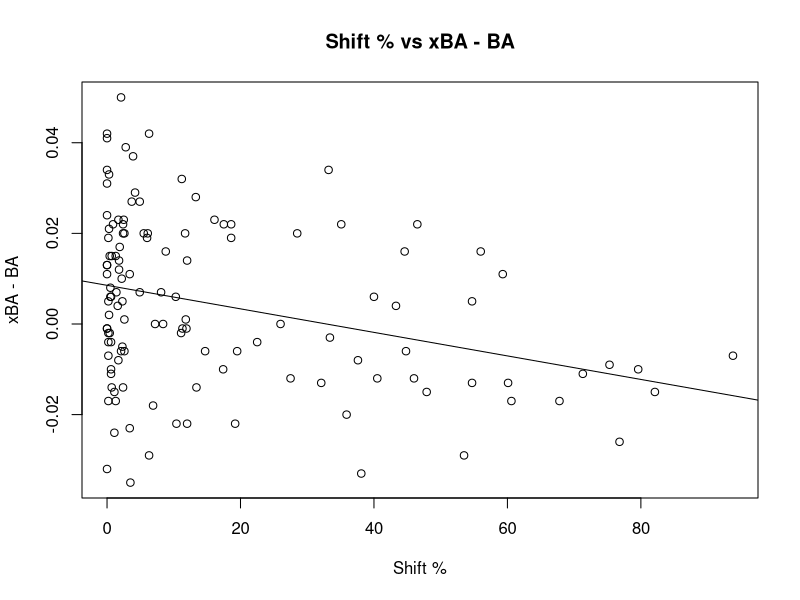
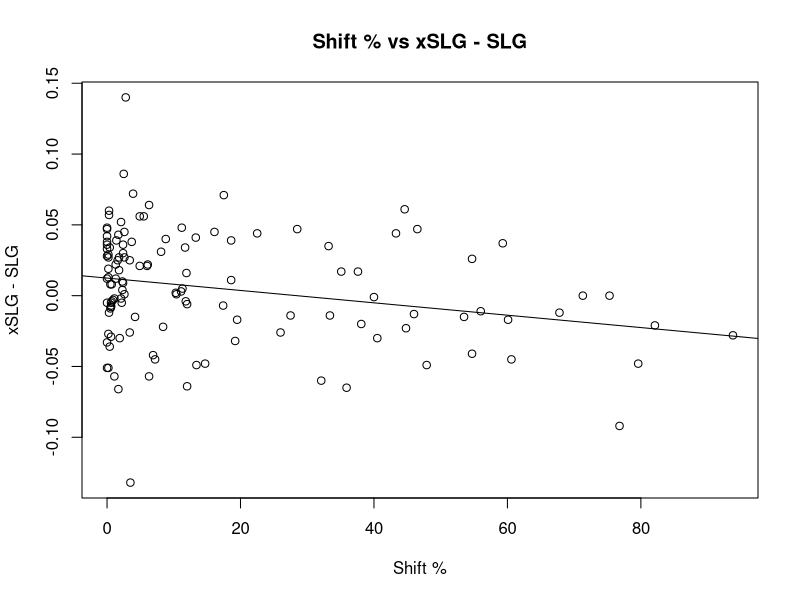
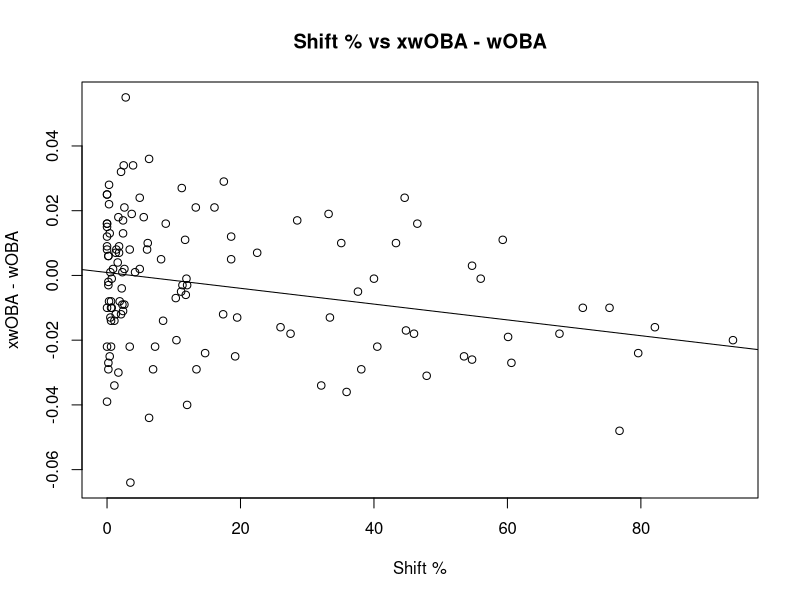
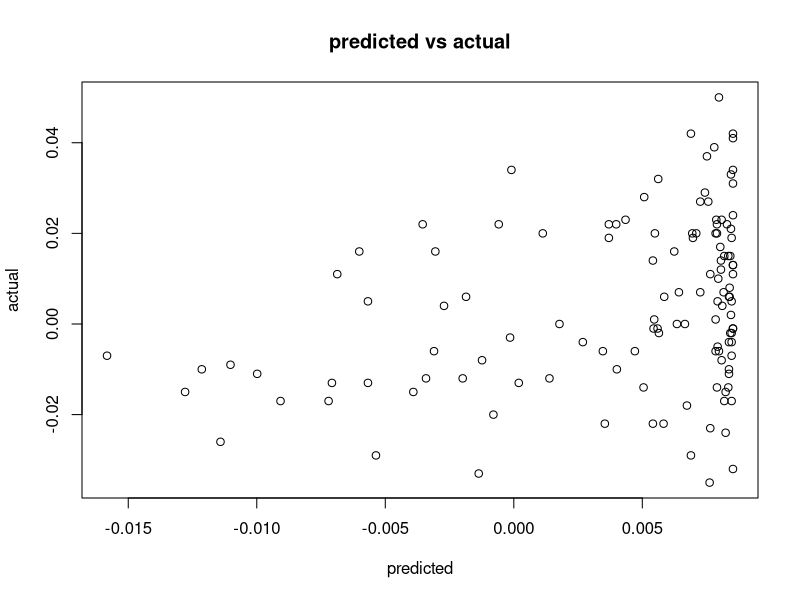
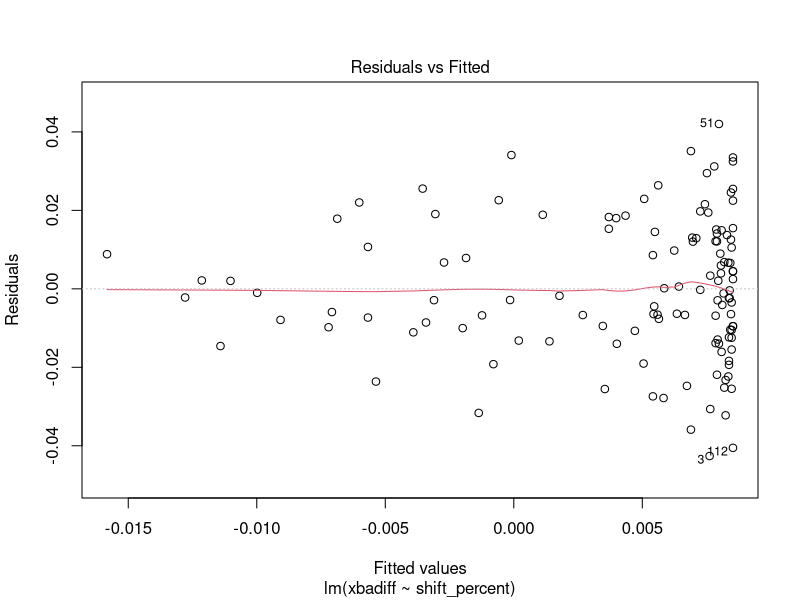
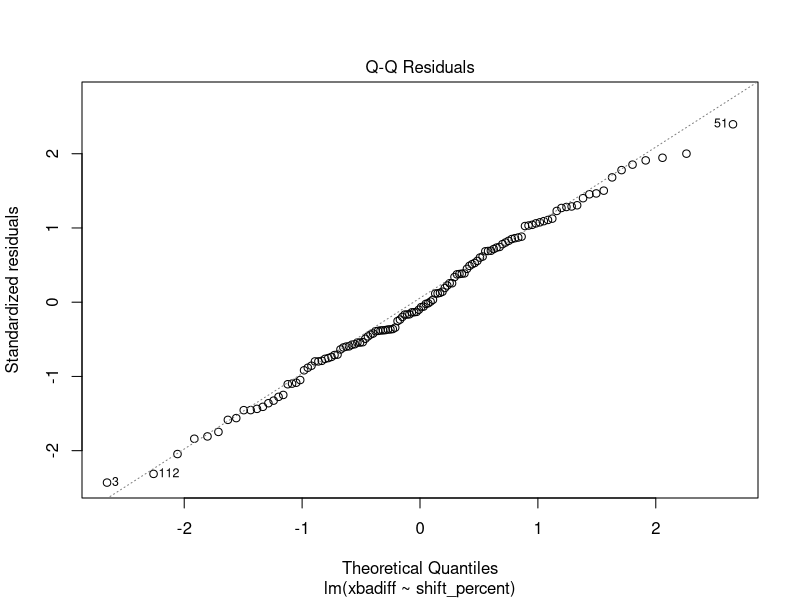
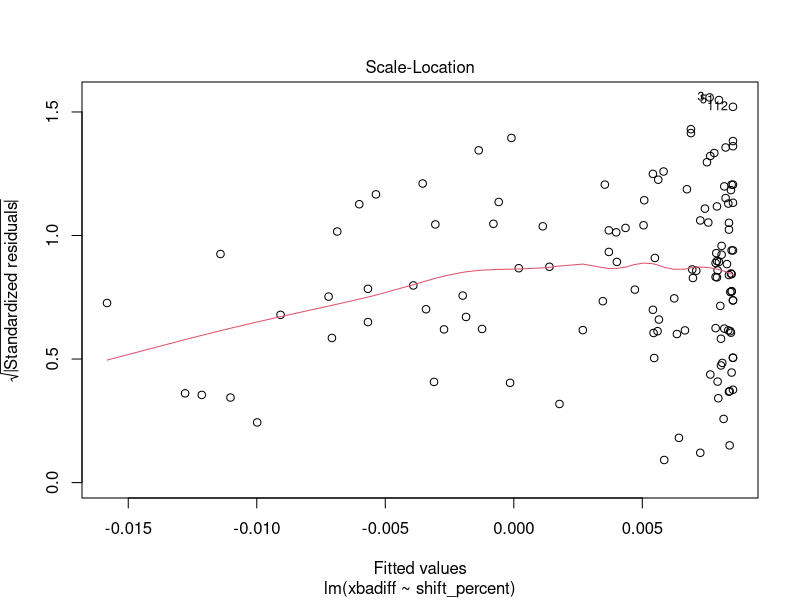
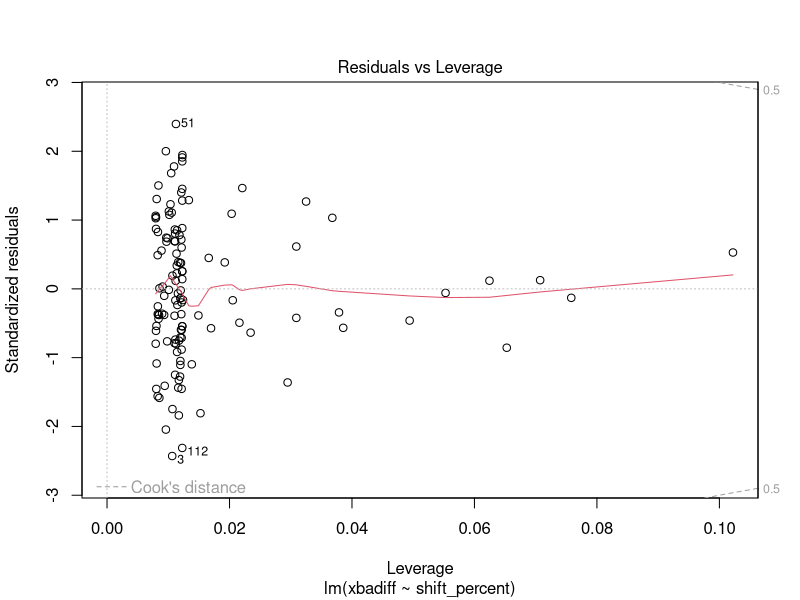

Write the R code that produced these figures, in order.
#pull in data
setwd("C:/Users/Nick/Documents/MLB/Expected_Stats")
expected_stats <- read.csv("expected_stats_2017.csv")
shift_stats <- read.csv("shift_stats_2017.csv")
postdata <- read.csv("expected_stats_2018.csv")



#add libraries
#install.packages("dplyr")
library("dplyr")
library("MLmetrics")



#organize data
expected_stats$batter <- paste(expected_stats$last_name, expected_stats$first_name, sep = ", ")
data <- inner_join(expected_stats, shift_stats, by = "batter")
postdata$batter <- paste(postdata$last_name, postdata$first_name, sep = ", ")
postdata$postba <- postdata$batting_avg
postdata$postslg <- postdata$slg_percent
postdata$postwoba <- postdata$woba
postdata <- postdata[,c(16:19)]
data <- left_join(data, postdata, by = "batter")



#initial scatter plots
#avg
plot(data$shift_percent, data$xbadiff, xlab = "Shift %", ylab = "xBA - BA", 
     main = "Shift % vs xBA - BA")
abline(lsfit(data$shift_percent,data$xbadiff))
#slg
plot(data$shift_percent, data$xslgdiff, xlab = "Shift %", ylab = "xSLG - SLG", 
     main = "Shift % vs xSLG - SLG")
abline(lsfit(data$shift_percent,data$xslgdiff))
#woba
plot(data$shift_percent, data$wobadif, xlab = "Shift %", ylab = "xwOBA - wOBA", 
     main = "Shift % vs xwOBA - wOBA")
abline(lsfit(data$shift_percent,data$wobadif))



#building model for avg
model1.1 <- lm(xbadiff ~ shift_percent, data = data)
summary(model1.1)
plot(predict(model1.1), data$xbadiff, xlab = "predicted", ylab = "actual", 
     main = "predicted vs actual")
plot(model1.1)

#building model for slg
model2.1 <- lm(xslgdiff ~ shift_percent, data = data)
summary(model2.1)
plot(predict(model2.1), data$xslgdiff, xlab = "predicted", ylab = "actual", 
     main = "predicted vs actual")
plot(model2.1)

#building model for woba
model3.1 <- lm(wobadif ~ shift_percent, data = data)
summary(model3.1)
plot(predict(model3.1), data$wobadif, xlab = "predicted", ylab = "actual", 
     main = "predicted vs actual")
plot(model3.1)



#add new variables to the dataset
data$xsba <- data$xba + predict(model1.1)
data$xsslg <- data$xslg + predict(model2.1)
data$xswoba <- data$xwoba + predict(model3.1)



#remove batters that did not qualify both years
data <- na.omit(data)



#make plots of prior year predictions vs next year results
#avg vs avg
plot(data$batting_avg, data$postba, xlab = "Prior AVG", ylab = "AVG",
     main = "Prior Year AVG vs Current Year AVG")
MSE(data$batting_avg, data$postba)
#xba vs avg
plot(data$xba, data$postba, xlab = "Prior xBA", ylab = "AVG",
     main = "Prior Year AVG vs Current Year AVG")
MSE(data$xba, data$postba)
#xsba vs avg
plot(data$xsba, data$postba, xlab = "Prior xsBA", ylab = "AVG",
     main = "Prior Year AVG vs Current Year AVG")
MSE(data$xsba, data$postba)

#slg vs slg
plot(data$slg_percent, data$postslg, xlab = "Prior SLG", ylab = "SLG",
     main = "Prior Year SLG vs Current Year SLG")
MSE(data$slg_percent, data$postslg)
#xslg vs slg
plot(data$xslg, data$postslg, xlab = "Prior xSLG", ylab = "SLG",
     main = "Prior Year xSLG vs Current Year SLG")
MSE(data$xslg, data$postslg)
#xsslg vs slg
plot(data$xsslg, data$postslg, xlab = "Prior xsSLG", ylab = "SLG",
     main = "Prior Year xsSLG vs Current Year SLG")
MSE(data$xsslg, data$postslg)

#woba vs woba
plot(data$woba, data$postwoba, xlab = "Prior wOBA", ylab = "wOBA",
     main = "Prior Year wOBA vs Current Year wOBA")
MSE(data$woba, data$postwoba)
#xwoba vs woba
plot(data$xwoba, data$postwoba, xlab = "Prior xwOBA", ylab = "wOBA",
     main = "Prior Year xwOBA vs Current Year wOBA")
MSE(data$xwoba, data$postwoba)
#xswoba vs woba
plot(data$xswoba, data$postwoba, xlab = "Prior xswOBA", ylab = "wOBA",
     main = "Prior Year xswOBA vs Current Year wOBA")
MSE(data$xswoba, data$postwoba)
